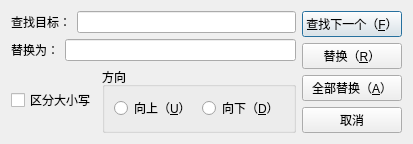
<?xml version="1.0" encoding="UTF-8"?>
<ui version="4.0">
 <class>ReplaceDialog</class>
 <widget class="QDialog" name="ReplaceDialog">
  <property name="geometry">
   <rect>
    <x>0</x>
    <y>0</y>
    <width>305</width>
    <height>109</height>
   </rect>
  </property>
  <property name="maximumSize">
   <size>
    <width>425</width>
    <height>176</height>
   </size>
  </property>
  <property name="windowTitle">
   <string>替换</string>
  </property>
  <layout class="QHBoxLayout" name="horizontalLayout_6">
   <item>
    <layout class="QVBoxLayout" name="verticalLayout_2">
     <item>
      <layout class="QHBoxLayout" name="horizontalLayout">
       <item>
        <widget class="QLabel" name="label">
         <property name="text">
          <string>查找目标：</string>
         </property>
        </widget>
       </item>
       <item>
        <widget class="QLineEdit" name="searchText"/>
       </item>
      </layout>
     </item>
     <item>
      <layout class="QHBoxLayout" name="horizontalLayout_2">
       <item>
        <widget class="QLabel" name="label_2">
         <property name="sizePolicy">
          <sizepolicy hsizetype="Preferred" vsizetype="Preferred">
           <horstretch>0</horstretch>
           <verstretch>0</verstretch>
          </sizepolicy>
         </property>
         <property name="minimumSize">
          <size>
           <width>47</width>
           <height>0</height>
          </size>
         </property>
         <property name="text">
          <string>替换为：</string>
         </property>
        </widget>
       </item>
       <item>
        <widget class="QLineEdit" name="targetText"/>
       </item>
      </layout>
     </item>
     <item>
      <layout class="QHBoxLayout" name="horizontalLayout_5">
       <item>
        <widget class="QCheckBox" name="cbCaseSensitive">
         <property name="text">
          <string>区分大小写</string>
         </property>
        </widget>
       </item>
       <item>
        <widget class="QGroupBox" name="groupBox">
         <property name="title">
          <string>方向</string>
         </property>
         <layout class="QHBoxLayout" name="horizontalLayout_4">
          <item>
           <layout class="QHBoxLayout" name="horizontalLayout_3">
            <item>
             <widget class="QRadioButton" name="rbUp">
              <property name="text">
               <string>向上（&amp;U）</string>
              </property>
             </widget>
            </item>
            <item>
             <widget class="QRadioButton" name="rbDown">
              <property name="text">
               <string>向下（&amp;D）</string>
              </property>
             </widget>
            </item>
           </layout>
          </item>
         </layout>
        </widget>
       </item>
      </layout>
     </item>
    </layout>
   </item>
   <item>
    <layout class="QVBoxLayout" name="verticalLayout">
     <item>
      <widget class="QPushButton" name="btFindNext">
       <property name="text">
        <string>查找下一个（&amp;F）</string>
       </property>
      </widget>
     </item>
     <item>
      <widget class="QPushButton" name="btReplace">
       <property name="text">
        <string>替换（&amp;R）</string>
       </property>
      </widget>
     </item>
     <item>
      <widget class="QPushButton" name="btReplaceAll">
       <property name="text">
        <string>全部替换（&amp;A）</string>
       </property>
      </widget>
     </item>
     <item>
      <widget class="QPushButton" name="btCancel">
       <property name="text">
        <string>取消</string>
       </property>
      </widget>
     </item>
    </layout>
   </item>
  </layout>
 </widget>
 <resources/>
 <connections/>
</ui>
